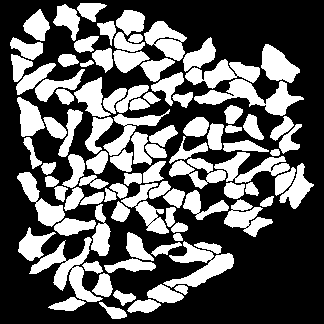
%> input picture input-files/target-tomo-cell/Myofibrils_halfSarc.tif, 324 x 324 px
$ octave generateRyRsimInputs.m   (GNU Octave 9; MATLAB toolbox functions it lacks are replaced by stand-ins)
%> lines starting %> are read from the running program, lines starting %| are printed output that depends on the picture; in (x1, y1, x2, y2) boxes, pixels count from 0 and x2, y2 are one past the last pixel; in counts of white or black regions, pixels touching at a corner belong together; the program's own positions count from 1
%Author: Vijay Rajagopal
%Date: 29/11/2011
%A matlab script to generate two txt files: (i) A list of all available voxels on which RyRs can be simulated and (ii) the shortest distance to the z-disk plan from each of the available voxels.
% Uses the ryrgaps file generated by connected threshold segmentation to
% get at the available positions for ryrs.
clear all
close all
%% INPUTS
ImageDir = ['../input-files/target-tomo-cell/'];
outDir = ['../input-files/target-tomo-cell/'];
%read in ryr gaps image stack
imres = [0.035,0.035,0.035]; %need to change depending on the resolution of image on which we want to simulate RyRs; typically isometric voxels are used, so res is same in all directions.
sarclength = 1.8;
total_sarc_slices = round(sarclength/imres(3));
myofibril_file = 'Myofibrils_halfSarc.tif';
sarcolemma_file='Sarcolemma_halfSarc.tif';
ryrgaps_file = 'RyRGaps_halfSarc.tif';
%% PROGRAM EXECUTION
mffile = [ImageDir myofibril_file];
mfinfo = imfinfo(mffile);
num_images = numel(mfinfo);
mfy = mfinfo(1).Height;
mfx = mfinfo(1).Width;
mfz = num_images; %
mf = uint8(zeros(mfy,mfx,mfz));
for i = 1:mfz
    image = imread(mffile,i,'Info',mfinfo);
%> image is the input picture: size 324x324 uint8; 36.7% white; 96 white regions, largest, box (x1, y1, x2, y2) and area: (194, 79, 304, 116) 1524, (29, 237, 103, 302) 1471, (163, 241, 234, 288) 1327
    mf(:,:,i) = image;
end

%read in sarcolemma stack
slfile = [ImageDir sarcolemma_file];
%> slfile = '../input-files/target-tomo-cell/Sarcolemma_halfSarc.tif'
slinfo = imfinfo(slfile);
%> slinfo = 26 regions; first 5, FileSize, Width, Height, BitDepth and NumberOfSamples: 2737028 324 324 8 1, 2737028 324 324 8 1, 2737028 324 324 8 1, 2737028 324 324 8 1, 2737028 324 324 8 1
num_images=numel(slinfo);
%> num_images = 26
sly = slinfo(1).Height;
%> sly = 324
slx = slinfo(1).Width;
%> slx = 324
sl = zeros(sly,slx,mfz);
for i = 1:mfz
    image = imread(slfile,i,'Info',slinfo);
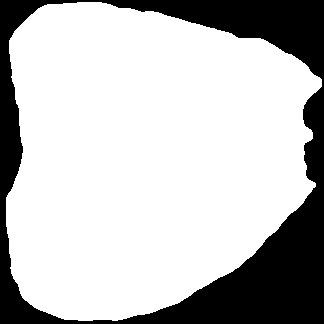
%> input picture input-files/target-tomo-cell/Sarcolemma_halfSarc.tif, 324 x 324 px
%> image is the input picture: size 324x324 uint8; 75.2% white; 1 black region, box (x1, y1, x2, y2) and area: (0, 0, 324, 324) 26078
    sl(:,:,i) = image;
end

%read in ryr gap  stack to use for calculation of "available".
mMfile = [ImageDir ryrgaps_file];
%> mMfile = '../input-files/target-tomo-cell/RyRGaps_halfSarc.tif'
mMinfo = imfinfo(mMfile);
%> mMinfo has the same summary as slinfo
num_images=numel(mMinfo);
mMy = mMinfo(1).Height;
%> mMy = 324
mMx = mMinfo(1).Width;
%> mMx = 324
mM = uint8(zeros(mMy,mMx,mfz));
for i = 1:mfz
    image = imread(mMfile,i,'Info',mMinfo);
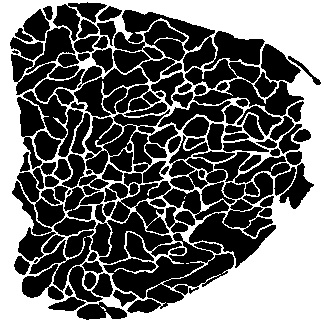
%> input picture input-files/target-tomo-cell/RyRGaps_halfSarc.tif, 324 x 324 px
%> image is the input picture: size 324x324 uint8; 42.5% white; 4 white regions (3 under 20 px), largest, box (x1, y1, x2, y2) and area: (0, 0, 324, 324) 44615
    mM(:,:,i) = image;
end

available = zeros(mfy,mfx,mfz);

for i=1:mfz
    slbw = im2bw(sl(:,:,i));
    available(:,:,i) = im2bw(immultiply(slbw,mM(:,:,i)));%originally mf
end
%CALCULATING ALL THE AVAILABLE VOXELS FOR RYR SIMULATION.
[avy,avxz] = find(available==1);
avInds = find(available==1);
[avx,avz] = ind2sub([mfx,mfz],avxz);
av = [avx,avy,avz]; %need to update av with real coordinates using resolution information!

av_um = bsxfun(@times, av - ones(size(av)), imres);

%find the middle of the stack and call it the z-disc. Create another
%3D image stack that only contains the z-disc. Calculate distance transform
%from all voxels to this z-disc. This part should only calculate distance
%from myofibrillar regions of the z-disc- look up image stack of myofibrils
%alone.

%NEED TO CHANGE CODE HERE - READ COMMENT ABOVE. CALCULATE DISTANCE OF ALL
%AVAILABLE VOXELS FROM MYOFIBRILLAR REGIONS.

z_discInd = round((size(mf,3))/2);
%> z_discInd = 13
z_disc = mf(:,:,z_discInd);
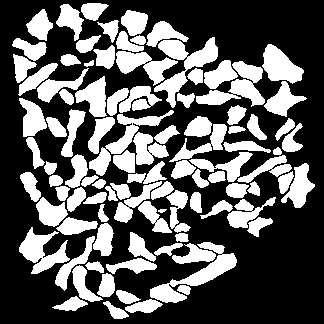
%> z_disc: size 324x324 uint8; 36.4% white; 96 white regions, largest, box (x1, y1, x2, y2) and area: (154, 37, 218, 108) 1487, (150, 242, 237, 303) 1473, (196, 61, 265, 107) 1317
discStack = uint8(zeros(mfy,mfx,mfz));
discStack(:,:,z_discInd) = z_disc;

%The background distance transform calculates the euclidean distance
%between a pixel and the nearest non-zero pixel of BW. We can use this
%function to calculate the distance function - distance of a voxel from the
%z-disk.
%create binary of discStack
discStackbw = logical(zeros(size(discStack)));
for i=1:mfz
    discStackbw(:,:,i) = im2bw(discStack(:,:,i),0.9 );
end

[dFuncImg,pxmap] = bwdist((discStackbw));
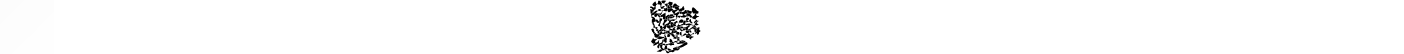
%> dFuncImg: size 324x8424 single (shown at 1/6 size); min 0, max 45254.8, mean 44612.8; drawn with min black and max white
d_axial = zeros(size(discStack,1),size(discStack,2),size(discStack,3));
d_radial = zeros(size(discStack,1),size(discStack,2),size(discStack,3));
for i = 1:size(discStack,1)
    for j = 1:size(discStack,2)
        for k = 1:size(discStack,3)
%> (the run ends here)
